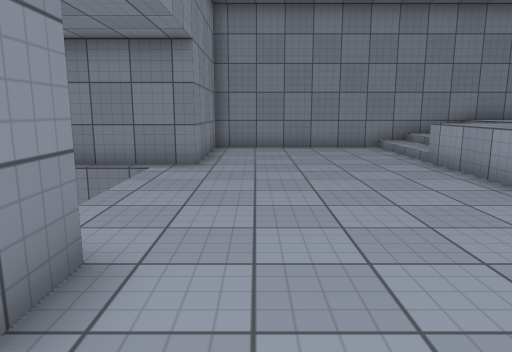
[1] (above)

15 first-person views from a walk through a scene from a Unity 3-D project. The camera is 1.3 m above the floor, tilts 10° down and sees 70° across. Doors are open. The floor is counted in squares, 1 m on a side. Each view is taken from the middle of a square. On the plan, view 1 faces up. The plan holds only what a view shows up to about 15 squares ahead; the rest is blank. The place goes on beyond the plan. The player is left out. Some animated figures are left out. Some surface patterns are stand-ins.

[2]
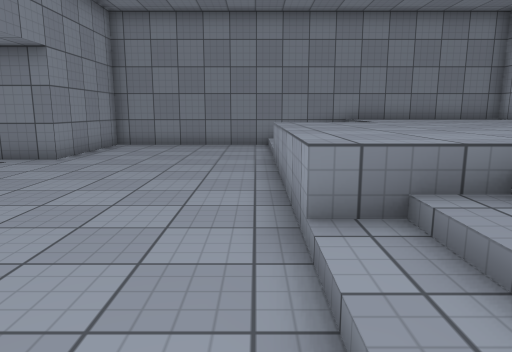

[3]
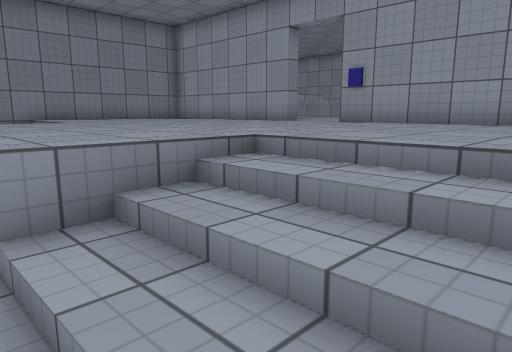

[4]
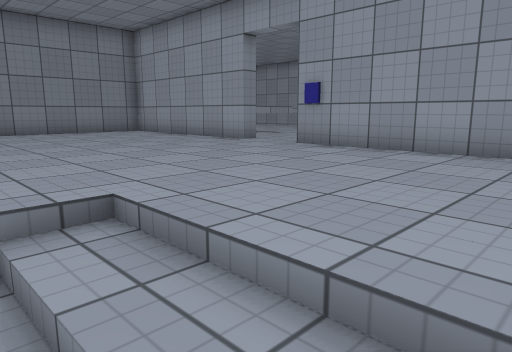

[5]
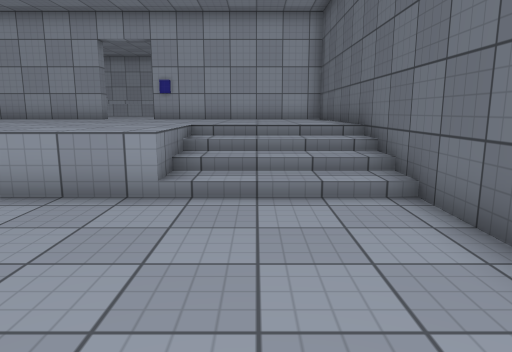

[6]
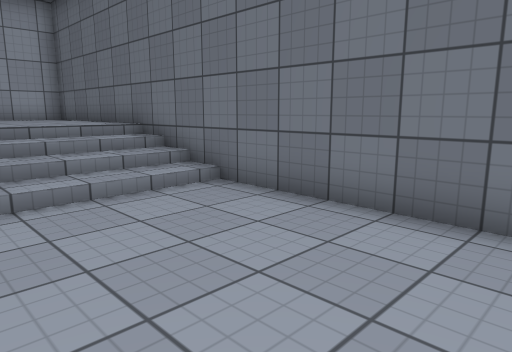

[7]
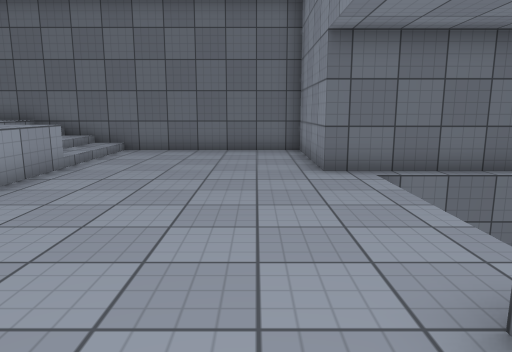

[8]
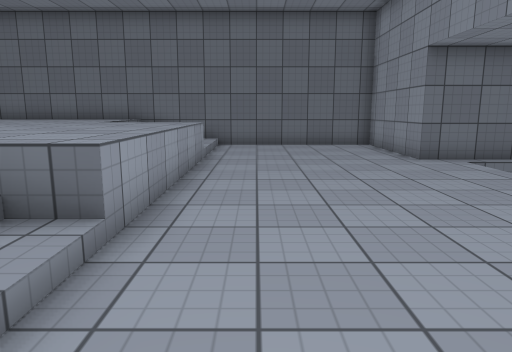

[9]
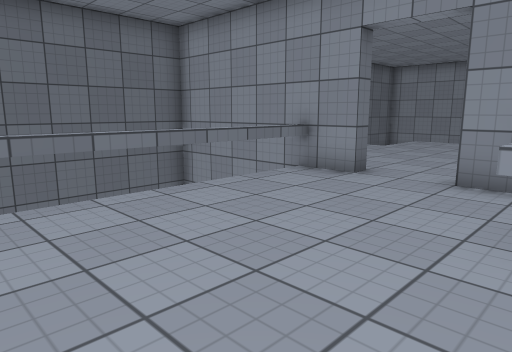

[10]
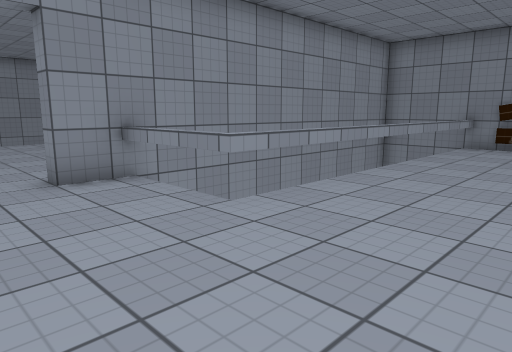

[11]
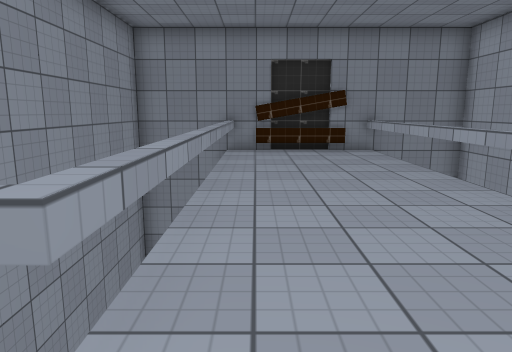

[12]
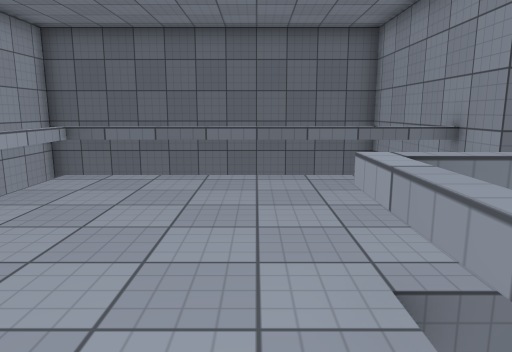

[13]
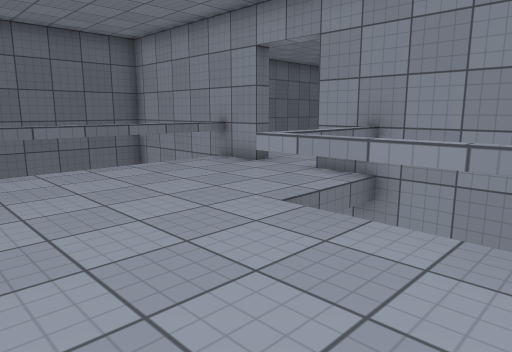

[14]
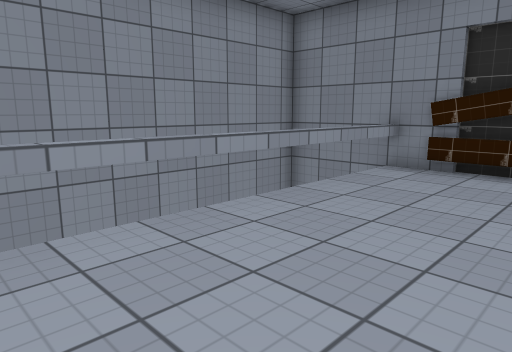

[15]
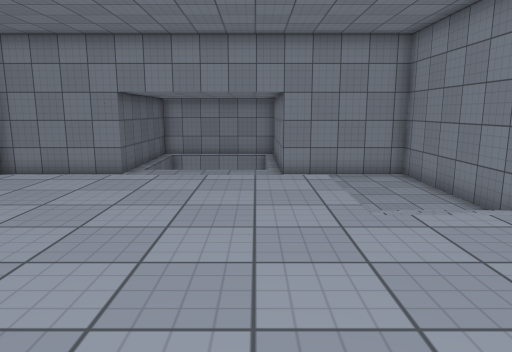

### Floor plan
Key: @ floor where view 1 was taken; # wall or solid block; . main floor; - floor 1 m lower than the main floor; / step, stairs or slope; D open door; = window, fence, low wall or low ledge; v drop or lower ground.
Columns run from 5 left of view 1 to 24 right of it. Each row starts with its distance up from view 1.
 20                    ## ########
 19                    #  v....v
 18                    #  v....v
 17                    #  v....v
 16                    #  v....v
 15                    #  v....v
 14    #################  v....v
 13    #------///......#  v....v
 12    #------///......#  v....v
 11    #------///......#  v....
 10    #------///......#  v....
  9 ####------.........#  =....
  8    -------.........#.......
  7    -------.........D.......
  6    -------.........D.......v
  5    -------.........D.......v
  4    -------.........#vvvvvvv=
  3 ####------.........#
  2    #------///......#
  1    #------///......#
  0    #-@----///......#
 -1    #------///......#vvvvvvvvvv
 -2    #################

Where each view was taken, in squares from view 1:
view 1: 0 up, 0 right, facing up
view 2: 1 down, 4 right, facing up
view 3: 1 down, 4 right, facing up-right
view 4: 1 down, 6 right, facing up-right
view 5: 1 up, 1 left, facing right
view 6: 3 up, 1 left, facing down-right
view 7: 11 up, 0 right, facing down
view 8: 13 up, 3 right, facing down
view 9: 9 up, 21 right, facing down-left
view 10: 5 up, 21 right, facing up-left
view 11: 7 up, 18 right, facing up
view 12: 11 up, 18 right, facing down
view 13: 12 up, 21 right, facing down-left
view 14: 11 up, 21 right, facing up-left
view 15: 8 up, 12 right, facing left
